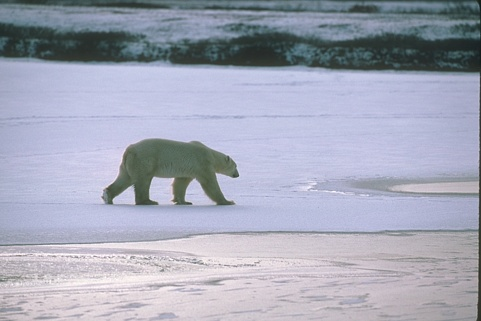
#> input picture data/images/test/100007.jpg, 481 x 321 px; its folder holds only this picture in this run
$ python kmeans_test.py
#> lines starting #> are read from the running program, lines starting #| are printed output that depends on the picture
import numpy as np
import cv2
import os
from os.path import dirname, join as pjoin

# cluster number = 3, 15
clusters = [3, 15]
files = []

# load test images
data_dir = pjoin(dirname(os.path.realpath(__file__)),
                 'data', 'images', 'test')
for f in os.listdir(data_dir):
    files.append(f)

for k in clusters:
    for file in files:
        # Prepare image
        image = cv2.imread(pjoin(data_dir, file))
#> image is the input picture: shape (321, 481, 3); mean B, G, R 183.7, 167.6, 164.2
        image = cv2.cvtColor(image, cv2.COLOR_BGR2RGB)
        pixel_vals = image.reshape((-1, 3))
        pixel_vals = np.float32(pixel_vals)

        # stop criteria: 100 iterations are run or the epsilon (which is the required accuracy) becomes 90%
        criteria = (cv2.TERM_CRITERIA_EPS +
                    cv2.TERM_CRITERIA_MAX_ITER, 100, 0.90)

        # k-means clustering with variable number of clusters (random centres initially)
        retval, labels, centers = cv2.kmeans(
            pixel_vals, k, None, criteria, 10, cv2.KMEANS_RANDOM_CENTERS)
#> retval = 125958914.3; centers = [[194.6, 194.3, 215.6], [62.31, 76.74, 74.18], [138.9, 147, 159.6]]

        # round predicted labels
        centers = np.uint8(centers)
#> centers = [[194, 194, 215], [62, 76, 74], [138, 147, 159]]

        # reshape data into the original image dimensions
        segmented_data = centers[labels.flatten()]
        segmented_image = segmented_data.reshape((image.shape))
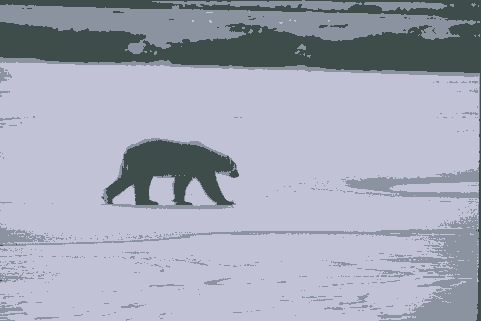
#> segmented_image: shape (321, 481, 3); mean R, G, B 163.6, 167.3, 183.1

        # extract predicted mask by taking only 1 color value from image reconstruction
        file_name = file.strip('.jpg')
        segmented_image[:, :, 0].tofile(
            ("predictions/test/kmeans"+str(k)+"/" + file_name + ".csv"), sep=",")

        # view image
        cv2.imwrite("k-means_output.png", segmented_image)
